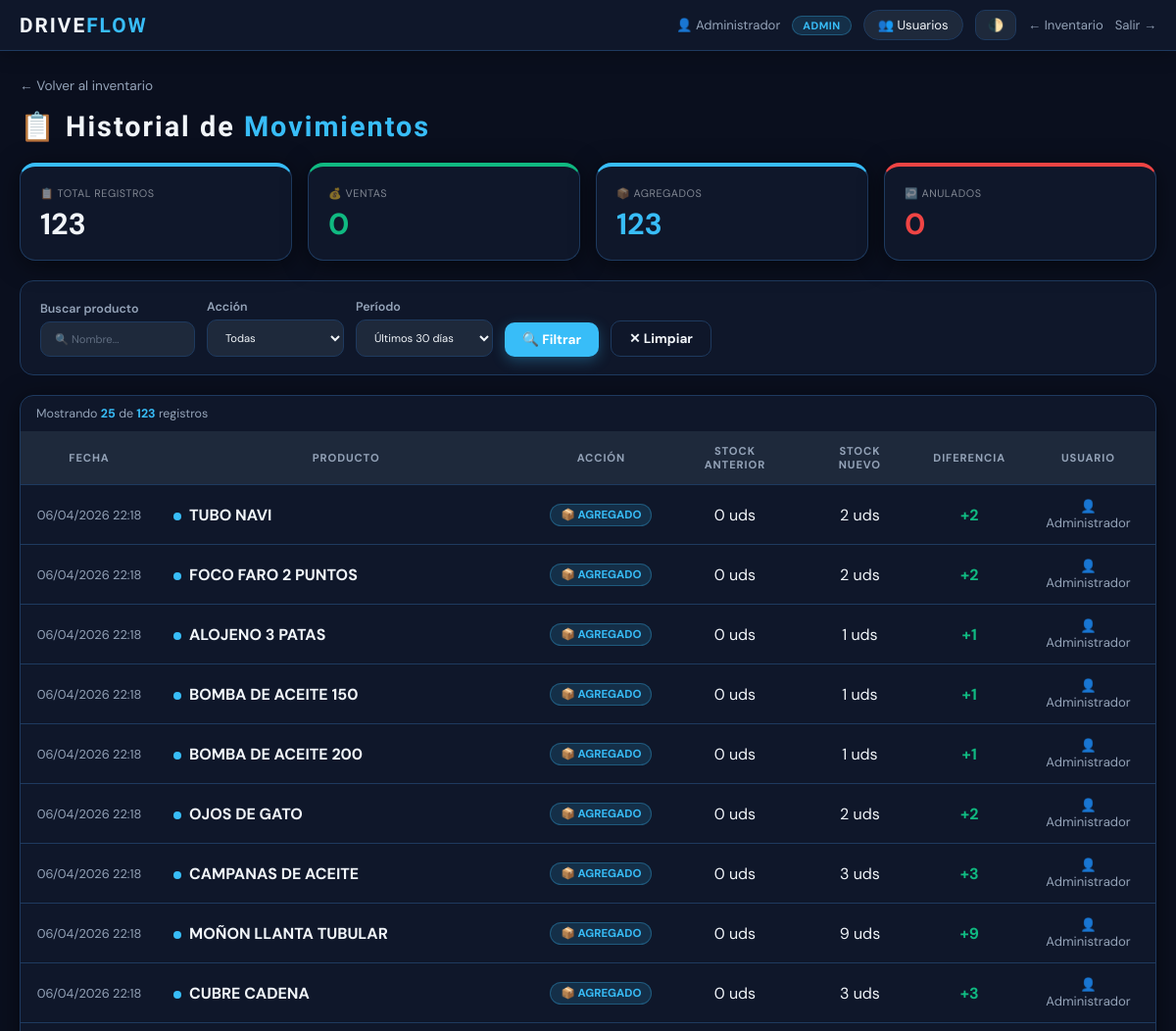
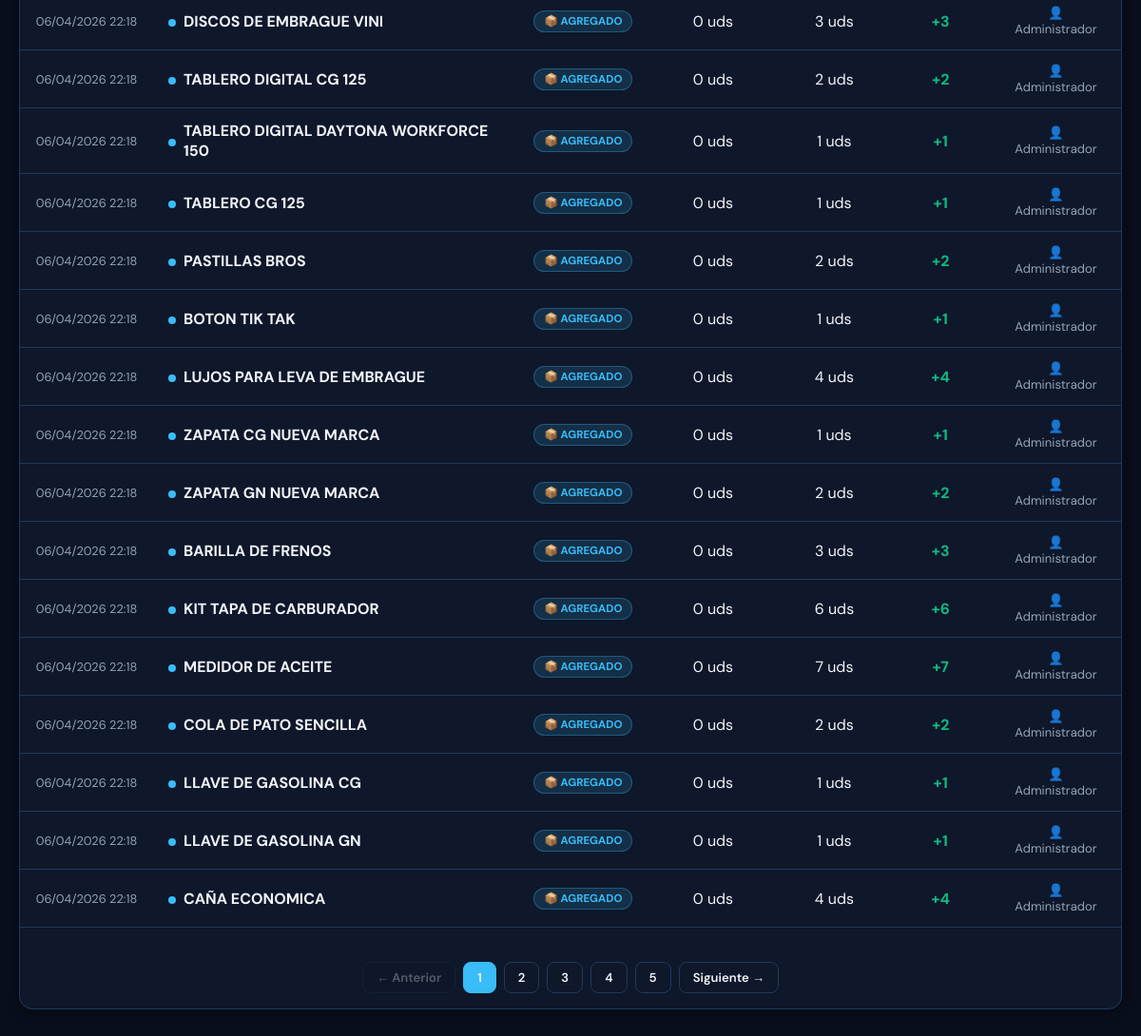
The page /historial (signed in) on the database its author committed (2 pictures, top to bottom).
### models.py (models this page shows, shortened)
class Usuario(db.Model):
    __tablename__ = 'usuario'
    id            = db.Column(db.Integer, primary_key=True)
    username      = db.Column(db.String(50), nullable=False, unique=True)
    password_hash = db.Column(db.String(256), nullable=False)
    nombre        = db.Column(db.String(100), default='')
    rol           = db.Column(db.String(20), default='vendedor')  # admin|supervisor|cajero|vendedor
    activo        = db.Column(db.Boolean, default=True)
    creado_en     = db.Column(db.DateTime, default=datetime.utcnow)
    ventas        = db.relationship('Venta', backref='usuario', lazy=True, foreign_keys='Venta.usuario_id')

class HistorialStock(db.Model):
    __tablename__ = 'historial_stock'
    id             = db.Column(db.Integer, primary_key=True)
    repuesto_id    = db.Column(db.Integer, db.ForeignKey('repuesto.id', ondelete='CASCADE'), nullable=False)
    usuario_id     = db.Column(db.Integer, db.ForeignKey('usuario.id'), nullable=True)
    fecha          = db.Column(db.DateTime, default=datetime.utcnow)
    stock_anterior = db.Column(db.Integer, nullable=False)
    stock_nuevo    = db.Column(db.Integer, nullable=False)
    accion         = db.Column(db.String(50), nullable=False)
    usuario        = db.relationship('Usuario', foreign_keys=[usuario_id], lazy=True)

class Repuesto(db.Model):
    __tablename__ = 'repuesto'
    id           = db.Column(db.Integer, primary_key=True)
    nombre       = db.Column(db.String(100), nullable=False, unique=True)
    p_costo      = db.Column(db.Float, nullable=False)
    p_venta      = db.Column(db.Float, nullable=False)
    stock        = db.Column(db.Integer, nullable=False, default=0)
    vendido      = db.Column(db.Integer, default=0)
    stock_minimo = db.Column(db.Integer, default=5)
    foto_url     = db.Column(db.String(255), nullable=True)   # ← foto del producto
    ventas    = db.relationship('Venta', backref='repuesto', cascade='all, delete-orphan', lazy=True)
    historial = db.relationship('HistorialStock', backref='repuesto', cascade='all, delete-orphan', lazy=True)

### routes/historial.py (the view, shortened to what this page needs)
@historial_bp.route('/historial')
def index():
    accion   = request.args.get('accion', '')
    producto = request.args.get('producto', '').upper().strip()
    dias     = int(request.args.get('dias', 30))
    page     = int(request.args.get('page', 1))
    per_page = 25
    desde = datetime.utcnow() - timedelta(days=dias)
    query = HistorialStock.query.filter(HistorialStock.fecha >= desde)
    if accion:
        query = query.filter(HistorialStock.accion == accion)
    total     = query.count()
    registros = query.order_by(HistorialStock.fecha.desc())\
                     .offset((page-1)*per_page).limit(per_page).all()
    total_pags = max(1, (total + per_page - 1) // per_page)
    stats = {
        'total':    HistorialStock.query.filter(HistorialStock.fecha >= desde).count(),
        'vendidos': HistorialStock.query.filter(HistorialStock.fecha >= desde,
                    HistorialStock.accion == 'VENDIDO').count(),
        'agregados':HistorialStock.query.filter(HistorialStock.fecha >= desde,
                    HistorialStock.accion == 'AGREGADO').count(),
        'anulados': HistorialStock.query.filter(HistorialStock.fecha >= desde,
                    HistorialStock.accion == 'ANULADO').count(),
        'editados': HistorialStock.query.filter(HistorialStock.fecha >= desde,
                    HistorialStock.accion == 'EDITADO').count(),
    }
    return render_template('historial.html',
        registros=registros, stats=stats,
        accion=accion, producto=producto, dias=dias,
        page=page, total_pags=total_pags, total=total)

### templates/historial.html (shortened to what this page needs)
<!DOCTYPE html>
<html lang="es">
<head>
    <link rel="stylesheet" href="{{ url_for('static', filename='css/main.css') }}">
</head>
<body>
<nav class="topbar">
    <div class="topbar-left">
        <span class="logo-sm">DRIVE<span>FLOW</span></span>
    </div>
    <div class="topbar-right">
        <span class="user-info">👤 {{ session.get('user_nombre') }}</span>
        <span class="rol-badge rol-{{ session.get('user_rol','vendedor') }}">{{ session.get('user_rol','vendedor').upper() }}</span>
        {% if session.get('user_rol') == 'admin' %}
        <a href="/usuarios" class="btn-alerta" style="text-decoration:none">👥 Usuarios</a>
        {% endif %}
        <button class="theme-btn" onclick="toggleTheme()">🌓</button>
        <a href="/" class="btn-logout">← Inventario</a>
        <a href="/logout" class="btn-logout">Salir →</a>
    </div>
</nav>
<div class="container">
    <a href="/" class="back-link">← Volver al inventario</a>
    <div class="page-title">📋 Historial de <span>Movimientos</span></div>
    <div class="kpis" style="margin-bottom:20px">
        <div class="kpi kpi-blue">
            <small>📋 TOTAL REGISTROS</small>
            <strong>{{ stats.total }}</strong>
        </div>
        <div class="kpi kpi-green">
            <small>💰 VENTAS</small>
            <strong style="color:var(--success)">{{ stats.vendidos }}</strong>
        </div>
        <div class="kpi kpi-blue">
            <small>📦 AGREGADOS</small>
            <strong style="color:var(--primary)">{{ stats.agregados }}</strong>
        </div>
        <div class="kpi kpi-red">
            <small>↩️ ANULADOS</small>
            <strong style="color:var(--danger)">{{ stats.anulados }}</strong>
        </div>
    </div>
    <form method="GET" action="/historial">
        <div class="filtros">
            <div class="filtro-grupo">
                Buscar producto
                <input type="text" name="producto" placeholder="🔍 Nombre..." value="{{ producto }}">
            </div>
            <div class="filtro-grupo">
                Acción
                <select name="accion">
                    <option value="">Todas</option>
                </select>
            </div>
            <div class="filtro-grupo">
                Período
                <select name="dias">
                    <option value="30"  {{ 'selected' if dias==30 }}>Últimos 30 días</option>
                </select>
            </div>
            <button type="submit" class="btn btn-primary">🔍 Filtrar</button>
            <a href="/historial" class="btn btn-outline">✕ Limpiar</a>
        </div>
    </form>
    <div class="card card-table">
        {% if registros %}
        <div class="total-info" style="padding:10px 16px">
            Mostrando <strong class="hi">{{ registros|length }}</strong> de <strong class="hi">{{ total }}</strong> registros
        </div>
        <table>
            <thead>
                <tr>
                    <th style="width:140px">Fecha</th>
                    <th>Producto</th>
                    <th>Acción</th>
                    <th>Stock anterior</th>
                    <th>Stock nuevo</th>
                    <th>Diferencia</th>
                    <th>Usuario</th>
                </tr>
            </thead>
            <tbody>
            {% for h in registros %}
            {% set diff = h.stock_nuevo - h.stock_anterior %}
            <tr>
                <td style="font-size:.8em; color:var(--muted); white-space:nowrap">
                    {{ h.fecha.strftime('%d/%m/%Y %H:%M') }}
                </td>
                <td class="td-left">
                    <div style="display:flex; align-items:center; gap:8px">
                        <span class="dot dot-{{ h.accion }}"></span>
                        <b>{{ h.repuesto.nombre if h.repuesto else '—' }}</b>
                    </div>
                </td>
                <td>
                    <span class="accion-badge accion-{{ h.accion }}">
                        {% if h.accion == 'VENDIDO' %}💰
                        {% elif h.accion == 'AGREGADO' %}📦
                        {% elif h.accion == 'EDITADO' %}✏️
                        {% elif h.accion == 'ANULADO' %}↩️
                        {% endif %}
                        {{ h.accion }}
                    </span>
                </td>
                <td>{{ h.stock_anterior }} uds</td>
                <td>{{ h.stock_nuevo }} uds</td>
                <td>
                    {% if diff > 0 %}
                        <span class="diff-pos">+{{ diff }}</span>
                    {% elif diff < 0 %}
                        <span class="diff-neg">{{ diff }}</span>
                    {% else %}
                        <span class="diff-neu">—</span>
                    {% endif %}
                </td>
                <td style="font-size:.82em; color:var(--muted)">
                    {% if h.usuario_id %}
                        {% set u = h.usuario %}
                        👤 {{ u.nombre or u.username if u else '—' }}
                    {% else %}
                        —
                    {% endif %}
                </td>
            </tr>
            {% endfor %}
            </tbody>
        </table>
        {% if total_pags > 1 %}
        <div class="paginacion" style="padding:16px">
            <a href="?page={{ page-1 }}&accion={{ accion }}&producto={{ producto }}&dias={{ dias }}"
               class="pag-btn {{ 'disabled' if page <= 1 }}">← Anterior</a>
            {% for p in range(1, total_pags+1) %}
                {% if p == page %}
                    <span class="pag-btn active">{{ p }}</span>
                {% elif p <= 3 or p >= total_pags-2 or (p >= page-2 and p <= page+2) %}
                    <a href="?page={{ p }}&accion={{ accion }}&producto={{ producto }}&dias={{ dias }}"
                       class="pag-btn">{{ p }}</a>
                {% elif p == 4 or p == total_pags-3 %}
                    <span style="color:var(--muted);padding:0 4px">...</span>
                {% endif %}
            {% endfor %}
            <a href="?page={{ page+1 }}&accion={{ accion }}&producto={{ producto }}&dias={{ dias }}"
               class="pag-btn {{ 'disabled' if page >= total_pags }}">Siguiente →</a>
        </div>
        {% endif %}
        {% else %}
        <div class="empty-state">
            <div>📋</div>
            <p>No hay registros con los filtros seleccionados.</p>
        </div>
        {% endif %}
    </div>
</div>
</body>
</html>

### static/css/main.css (style rules this page uses)
:root { --bg:#0a0f1e;--panel:#0f172a;--panel2:#1e293b; --text:#f1f5f9;--muted:#94a3b8;--border:#1e3a5f; --primary:#38bdf8;--success:#10b981;--danger:#ef4444;--warning:#f59e0b; --r:14px;--sh:0 4px 24px rgba(0,0,0,.5);--t:.25s ease; }
*,*::before,*::after { box-sizing:border-box;margin:0 }
body { background:var(--bg);color:var(--text);font-family:'DM Sans',sans-serif;transition:background var(--t),color var(--t);min-height:100vh;padding-bottom:80px }
.topbar { display:flex;justify-content:space-between;align-items:center;padding:10px 20px;background:var(--panel);border-bottom:1px solid var(--border);position:sticky;top:0;z-index:80;box-shadow:0 2px 20px rgba(0,0,0,.3) }
.topbar-left .logo-sm { font-family:'Rajdhani',sans-serif;font-size:1.3em;font-weight:700;letter-spacing:2px }
.topbar-left .logo-sm span { color:var(--primary) }
.topbar-right { display:flex;align-items:center;gap:12px;flex-wrap:wrap }
.user-info { font-size:.82em;color:var(--muted) }
.rol-badge { font-size:.68em;font-weight:700;padding:2px 10px;border-radius:20px;letter-spacing:.5px }
.rol-admin { background:rgba(56,189,248,.15);color:var(--primary);border:1px solid rgba(56,189,248,.3) }
.btn-alerta { background:var(--panel2);border:1px solid var(--border);color:var(--text);padding:6px 14px;border-radius:20px;cursor:pointer;font-size:.82em;font-family:inherit;transition:var(--t);position:relative }
.theme-btn { background:var(--panel2);border:1px solid var(--border);color:var(--text);padding:6px 12px;border-radius:10px;cursor:pointer;font-size:.82em;font-weight:600;font-family:inherit;transition:var(--t) }
.btn-logout { font-size:.82em;color:var(--muted);text-decoration:none;transition:color var(--t) }
.container { max-width:1200px;margin:auto;padding:24px 20px }
.kpis { display:grid;grid-template-columns:repeat(auto-fit,minmax(210px,1fr));gap:16px;margin-bottom:22px }
.kpi { background:var(--panel);padding:20px;border-radius:16px;border:1px solid var(--border);border-top:4px solid var(--primary);box-shadow:var(--sh);transition:transform .3s cubic-bezier(.175,.885,.32,1.275),box-shadow .3s;cursor:default }
.kpi small { display:block;font-size:.68em;opacity:.5;margin-bottom:8px;letter-spacing:.5px;text-transform:uppercase }
.kpi strong { display:block;font-size:1.9em;font-weight:700;line-height:1.1 }
.kpi-blue { border-top-color:var(--primary) }
.kpi-green { border-top-color:var(--success) }
.kpi-red { border-top-color:var(--danger) }
.card { background:var(--panel);border:1px solid var(--border);border-radius:var(--r);padding:16px;margin-bottom:16px;box-shadow:var(--sh) }
.card-table { padding:0;overflow-x:auto }
input[type=text],input[type=number],input[type=password] { background:var(--panel2);color:var(--text);border:1px solid var(--border);padding:10px 14px;border-radius:10px;outline:none;width:100%;font-family:inherit;font-size:.9em;transition:border-color var(--t),box-shadow var(--t) }
input::placeholder { color:var(--muted);opacity:.55 }
.btn { display:inline-flex;align-items:center;justify-content:center;gap:5px;padding:9px 18px;border-radius:10px;border:none;cursor:pointer;font-weight:700;font-size:.85em;text-decoration:none;white-space:nowrap;font-family:inherit;transition:transform var(--t),filter var(--t),box-shadow var(--t) }
.btn-primary { background:var(--primary);color:#fff;box-shadow:0 4px 14px rgba(56,189,248,.3) }
.btn-outline { background:transparent;border:1px solid var(--border);color:var(--text) }
table { width:100%;border-collapse:collapse }
thead th { background:var(--panel2);color:var(--muted);padding:13px 16px;font-size:.7em;text-transform:uppercase;letter-spacing:.08em;text-align:center;border-bottom:1px solid var(--border) }
tbody tr { transition:background var(--t) }
td { padding:13px 16px;border-bottom:1px solid var(--border);text-align:center;vertical-align:middle }
.td-left { text-align:left }

### rows shown on the page
Usuario: get "Administrador", nombre "Administrador"
HistorialStock: fecha "06/04/2026 22:18", repuesto "TUBO NAVI", accion "AGREGADO", stock_anterior "0", stock_nuevo "2"
HistorialStock: fecha "06/04/2026 22:18", repuesto "FOCO FARO 2 PUNTOS", accion "AGREGADO", stock_anterior "0", stock_nuevo "2"
HistorialStock: fecha "06/04/2026 22:18", repuesto "ALOJENO 3 PATAS", accion "AGREGADO", stock_anterior "0", stock_nuevo "1", diff "1"
HistorialStock: fecha "06/04/2026 22:18", repuesto "BOMBA DE ACEITE 150", accion "AGREGADO", stock_anterior "0", stock_nuevo "1", diff "1"
HistorialStock: fecha "06/04/2026 22:18", repuesto "BOMBA DE ACEITE 200", accion "AGREGADO", stock_anterior "0", stock_nuevo "1", diff "1"
HistorialStock: fecha "06/04/2026 22:18", repuesto "OJOS DE GATO", accion "AGREGADO", stock_anterior "0", stock_nuevo "2"
HistorialStock: fecha "06/04/2026 22:18", repuesto "CAMPANAS DE ACEITE", accion "AGREGADO", stock_anterior "0", stock_nuevo "3"
HistorialStock: fecha "06/04/2026 22:18", repuesto "MOÑON LLANTA TUBULAR", accion "AGREGADO", stock_anterior "0", stock_nuevo "9"
HistorialStock: fecha "06/04/2026 22:18", repuesto "CUBRE CADENA", accion "AGREGADO", stock_anterior "0", stock_nuevo "3"
HistorialStock: fecha "06/04/2026 22:18", repuesto "DISCOS DE EMBRAGUE VINI", accion "AGREGADO", stock_anterior "0", stock_nuevo "3"
HistorialStock: fecha "06/04/2026 22:18", repuesto "TABLERO DIGITAL CG 125", accion "AGREGADO", stock_anterior "0", stock_nuevo "2"
HistorialStock: fecha "06/04/2026 22:18", repuesto "TABLERO DIGITAL DAYTONA WORKFORCE 150", accion "AGREGADO", stock_anterior "0", stock_nuevo "1", diff "1"
HistorialStock: fecha "06/04/2026 22:18", repuesto "TABLERO CG 125", accion "AGREGADO", stock_anterior "0", stock_nuevo "1", diff "1"
HistorialStock: fecha "06/04/2026 22:18", repuesto "PASTILLAS BROS", accion "AGREGADO", stock_anterior "0", stock_nuevo "2"
HistorialStock: fecha "06/04/2026 22:18", repuesto "BOTON TIK TAK", accion "AGREGADO", stock_anterior "0", stock_nuevo "1", diff "1"
HistorialStock: fecha "06/04/2026 22:18", repuesto "LUJOS PARA LEVA DE EMBRAGUE", accion "AGREGADO", stock_anterior "0", stock_nuevo "4"
HistorialStock: fecha "06/04/2026 22:18", repuesto "ZAPATA CG NUEVA MARCA", accion "AGREGADO", stock_anterior "0", stock_nuevo "1", diff "1"
HistorialStock: fecha "06/04/2026 22:18", repuesto "ZAPATA GN NUEVA MARCA", accion "AGREGADO", stock_anterior "0", stock_nuevo "2"
HistorialStock: fecha "06/04/2026 22:18", repuesto "BARILLA DE FRENOS", accion "AGREGADO", stock_anterior "0", stock_nuevo "3"
HistorialStock: fecha "06/04/2026 22:18", repuesto "KIT TAPA DE CARBURADOR", accion "AGREGADO", stock_anterior "0", stock_nuevo "6"
HistorialStock: fecha "06/04/2026 22:18", repuesto "MEDIDOR DE ACEITE", accion "AGREGADO", stock_anterior "0", stock_nuevo "7"
HistorialStock: fecha "06/04/2026 22:18", repuesto "COLA DE PATO SENCILLA", accion "AGREGADO", stock_anterior "0", stock_nuevo "2"
HistorialStock: fecha "06/04/2026 22:18", repuesto "LLAVE DE GASOLINA CG", accion "AGREGADO", stock_anterior "0", stock_nuevo "1", diff "1"
HistorialStock: fecha "06/04/2026 22:18", repuesto "LLAVE DE GASOLINA GN", accion "AGREGADO", stock_anterior "0", stock_nuevo "1", diff "1"
HistorialStock: fecha "06/04/2026 22:18", repuesto "CAÑA ECONOMICA", accion "AGREGADO", stock_anterior "0", stock_nuevo "4"

### other values the page prints
{{ session.get('user_rol','vendedor').upper() }} "ADMIN"
{{ stats.total }} "123"
{{ stats.vendidos }} "0"
{{ stats.agregados }} "123"
{{ stats.anulados }} "0"
{{ registros|length }} "25"
{{ total }} "123"
{{ p }} "1"
{{ p }} "2" "3" "4" "5"
